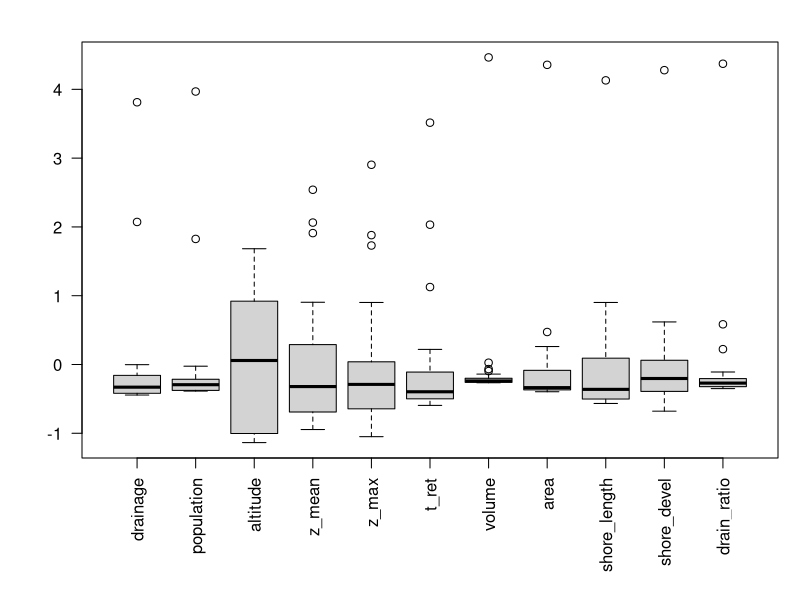
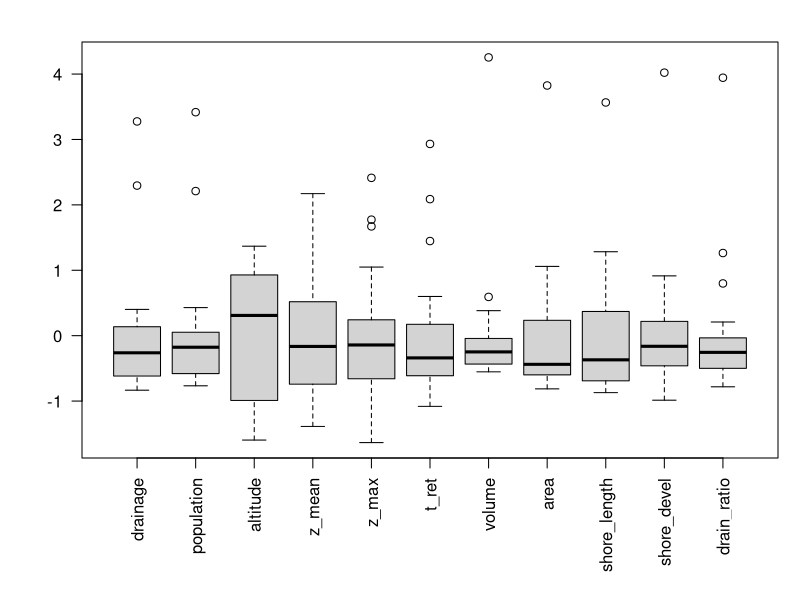
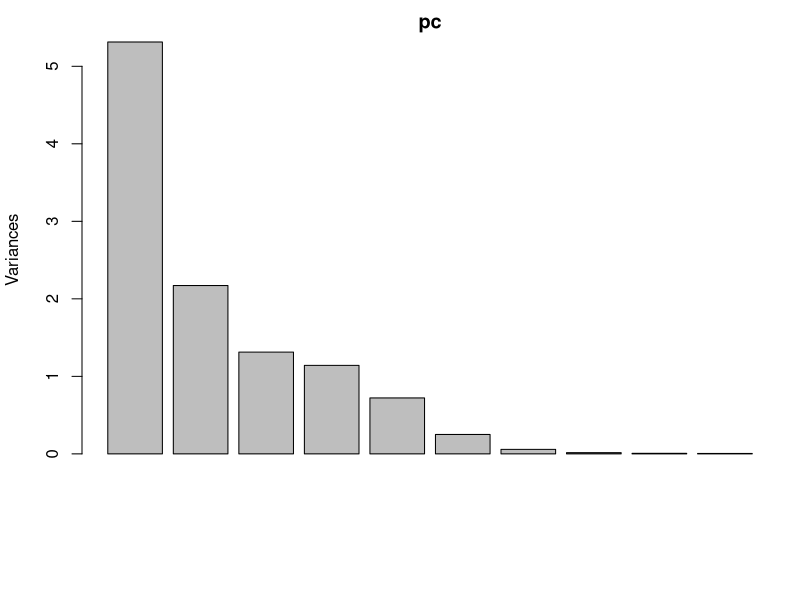
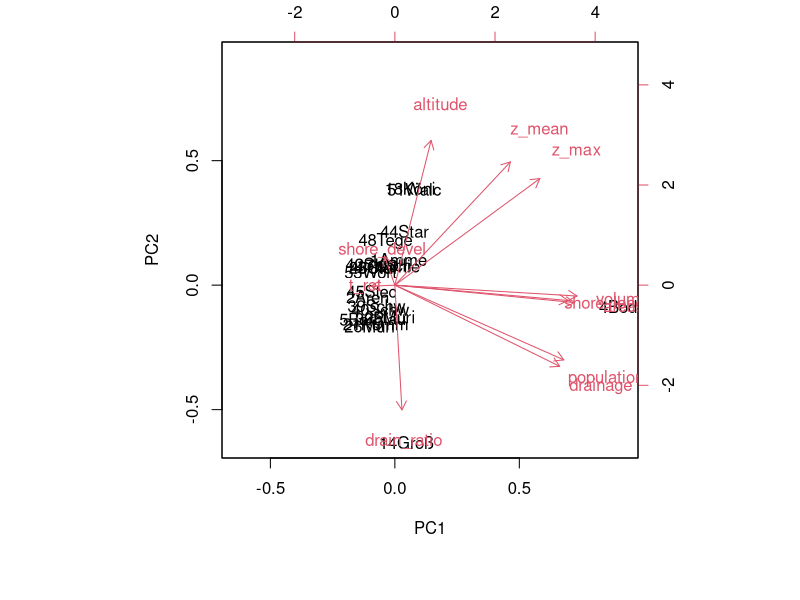
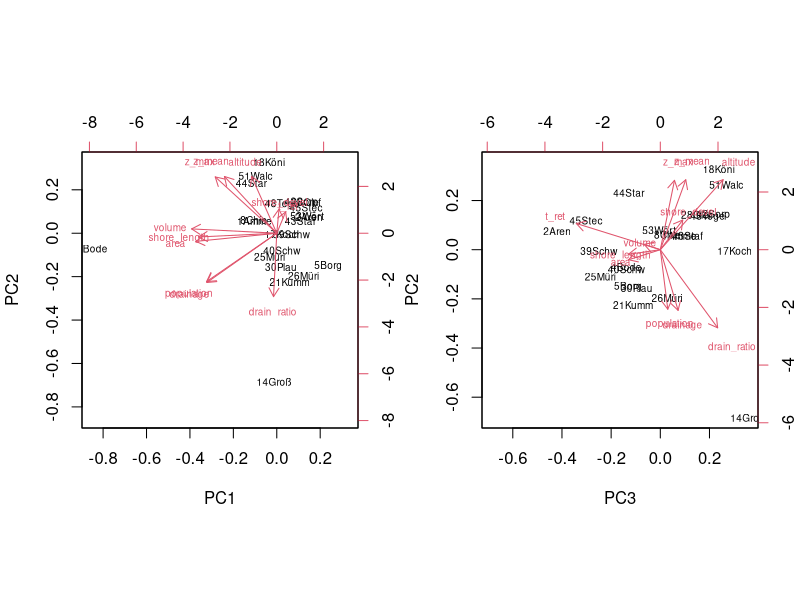
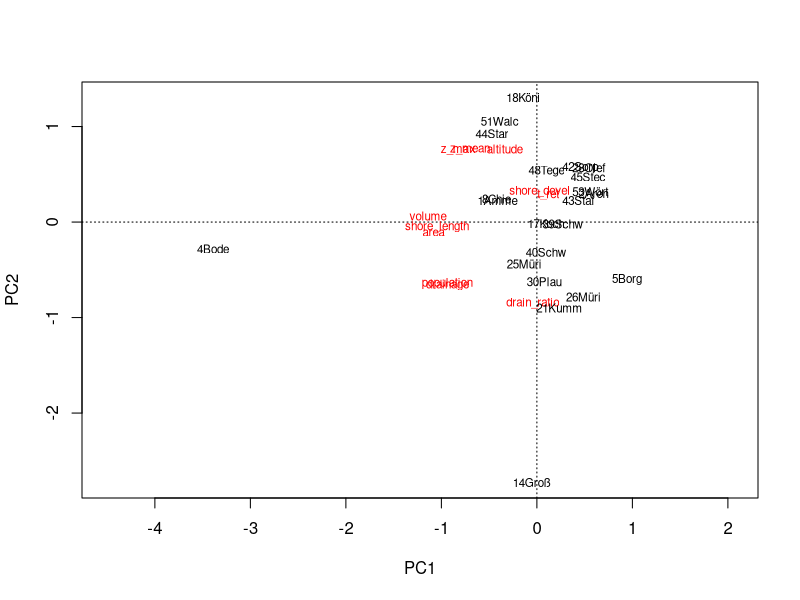
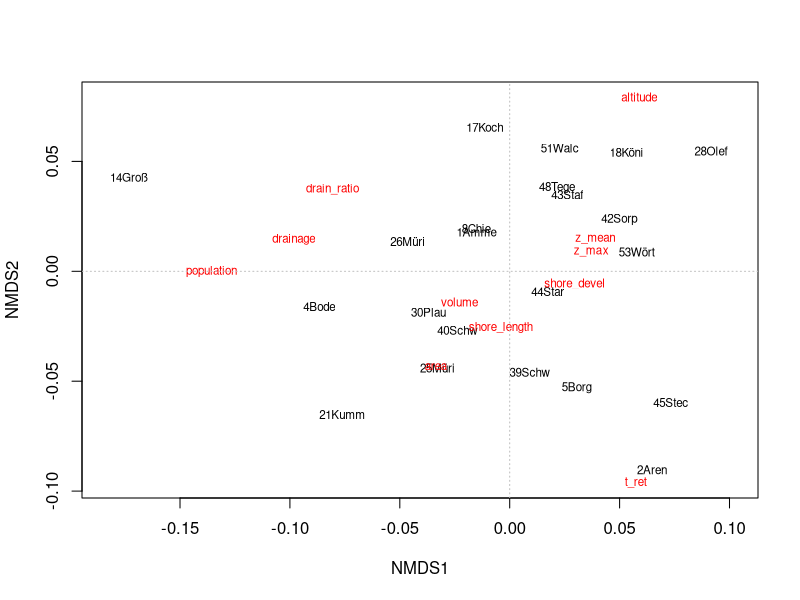
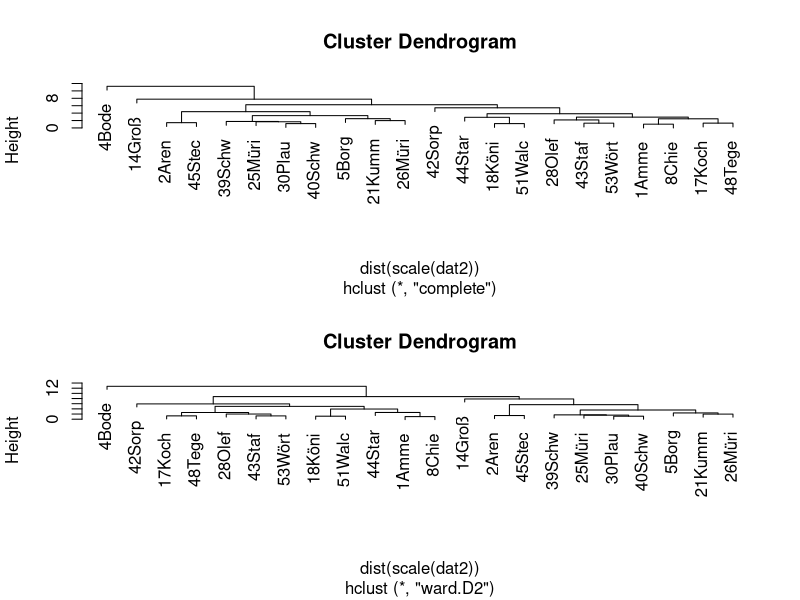

Here is the R script that generated these plots, in order:
## ---- chunk 1
## this code chunk sets some technical details, it is not shown to the user
library("readxl")
library("vegan")
#knitr::opts_chunk$set(echo = TRUE, eval=FALSE)
knitr::opts_chunk$set(echo = TRUE, eval=TRUE)
#setupKnitr(autoprint = TRUE)
## ---- chunk 2
library("readxl") # read Excel files directly
library("vegan")  # multivariate statistics in ecology
lakes <- as.data.frame(
  read_excel("../data/3_tab_kenndaten-ausgew-seen-d_2021-04-08.xlsx", sheet="Tabelle1", skip=3)
)
names(lakes) <- c("name", "state", "drainage", "population", "altitude", 
                  "z_mean", "z_max", "t_ret", "volume", "area", "shore_length", 
                  "shore_devel", "drain_ratio", "wfd_type")
rownames(lakes) <- paste0(1:nrow(lakes), substr(lakes$name, 1, 4))
## ---- chunk 3
valid_columns <- c("drainage", "population", "altitude", "z_mean",
                   "z_max", "t_ret", "volume", "area", "shore_length", 
                   "shore_devel", "drain_ratio")

#valid_columns <- c("drainage", "altitude", "z_mean",
#                   "z_max", "t_ret", "volume", "area", "shore_length", 
#                   "shore_devel","drain_ratio")
dat <- lakes[valid_columns]
dat <- na.omit(dat)
## ---- chunk 4
par(mfrow = c(1, 1))
par(mar = c(7, 4, 2, 1) + .1)
boxplot(scale(dat), las = 2)
dat$altitude <- ifelse(dat$altitude < 0, 0, dat$altitude)
boxplot(scale(sqrt(dat)), las=2)
## ---- chunk 5
pc <- prcomp(scale(dat))
summary(pc)
plot(pc)
biplot(pc)
## ---- chunk 6
dat2 <- sqrt(dat)
pc2 <- prcomp(scale(dat2))
summary(pc2)

par(mfrow=c(1,2))
par(mar=c(5, 4, 4, 2) + 0.1)
biplot(pc2, cex=0.6)
biplot(pc2, cex=0.6, choices=c(3, 2))
## ---- chunk 7
par(mfrow=c(1,1))
pc3 <- rda(dat2, scale = TRUE)
pc3
#summary(pc3)
plot(pc3)
## ---- chunk 8
md <- metaMDS(dat2, scale = TRUE, distance = "euclid")
plot(md, type="text")
abline(h=0, col="grey", lty="dotted")
abline(v=0, col="grey", lty="dotted")
## ---- chunk 9
par(mfrow=c(2,1))
hc <- hclust(dist(scale(dat2)), method="complete") # the default
plot(hc)

hc2 <- hclust(dist(scale(dat2)), method="ward.D2")
plot(hc2)
## ---- chunk 10
plot(hc, hang = -1)
rect.hclust(hc, 5)
grp <- cutree(hc, 5)
# grp                  # can be used to show the groups
plot(md, type = "n")
text(md$points, row.names(dat2), col = grp)
